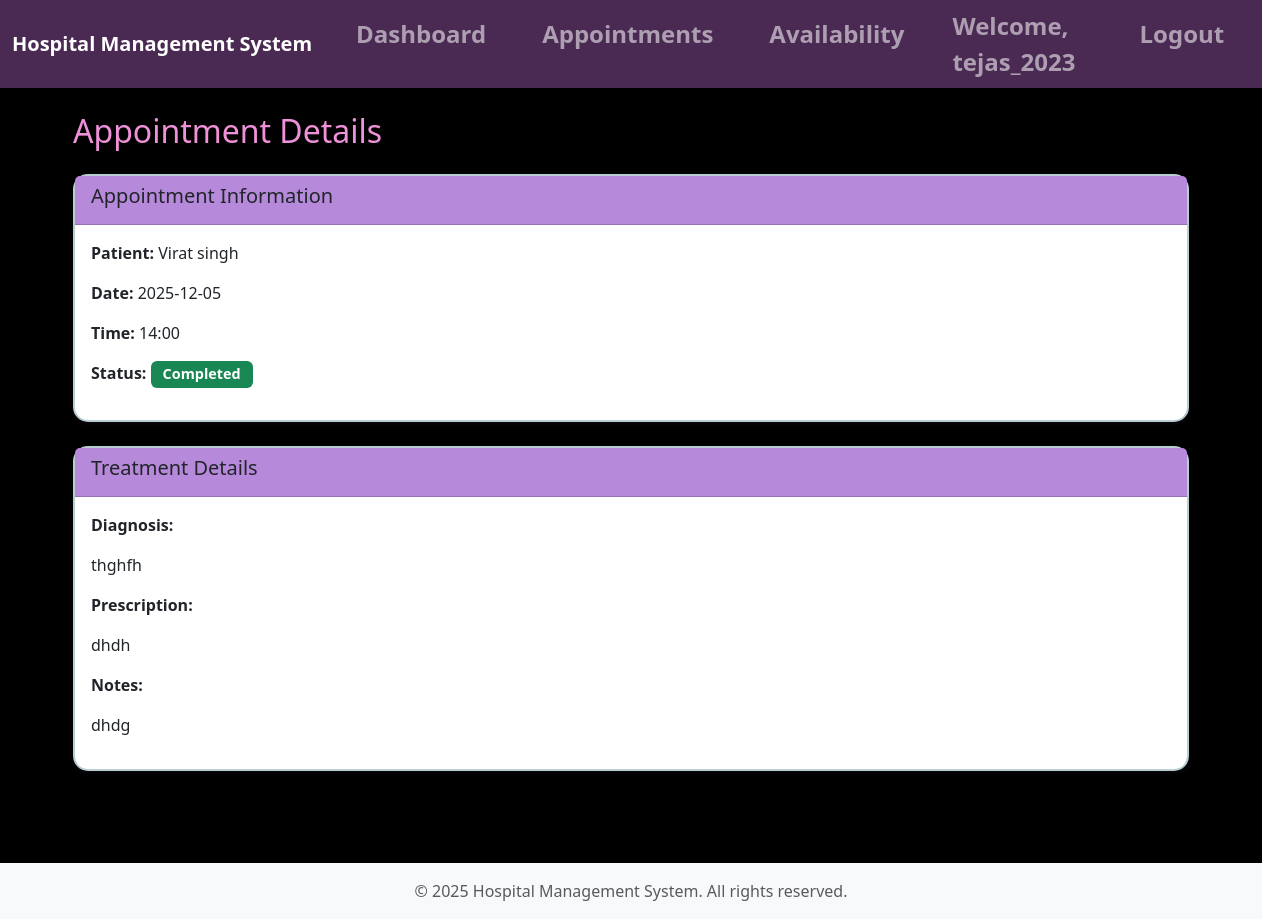
The page /doctor/treatment/3 (signed in) on the database its author committed.
### tables this page shows
CREATE TABLE patients (
            id INTEGER PRIMARY KEY AUTOINCREMENT,
            user_id INTEGER NOT NULL,
            name TEXT NOT NULL,
            age INTEGER,
            gender TEXT,
            address TEXT,
            is_active INTEGER DEFAULT 1,
            FOREIGN KEY (user_id) REFERENCES users(id)
        );

CREATE TABLE appointments (
            id INTEGER PRIMARY KEY AUTOINCREMENT,
            patient_id INTEGER NOT NULL,
            doctor_id INTEGER NOT NULL,
            appointment_date DATE NOT NULL,
            appointment_time TIME NOT NULL,
            status TEXT DEFAULT 'Booked' CHECK(status IN ('Booked', 'Completed', 'Cancelled')),
            created_at TIMESTAMP DEFAULT CURRENT_TIMESTAMP,
            FOREIGN KEY (patient_id) REFERENCES patients(id),
            FOREIGN KEY (doctor_id) REFERENCES doctors(id),
            UNIQUE(doctor_id, appointment_date, appointment_time)
        );

CREATE TABLE treatments (
            id INTEGER PRIMARY KEY AUTOINCREMENT,
            appointment_id INTEGER NOT NULL,
            diagnosis TEXT,
            prescription TEXT,
            notes TEXT,
            created_at TIMESTAMP DEFAULT CURRENT_TIMESTAMP,
            FOREIGN KEY (appointment_id) REFERENCES appointments(id)
        );

### app.py (the view)
        def decorated_function(*args, **kwargs):
            if 'user_id' not in session:  # Check if user is logged in
                flash('Please login to access this page', 'error')
                return redirect(url_for('login'))
            if role and session.get('role') != role:  # Check role if specified
                flash('Access denied. Insufficient permissions.', 'error')
                return redirect(url_for('dashboard'))
            return f(*args, **kwargs)

### app.py (called while the page is built, shortened)
def get_db():
    conn = sqlite3.connect(app.config['DATABASE'])
    conn.row_factory = sqlite3.Row  # Return rows as dictionaries
    return conn

def query_db(query, args=(), one=False):
    conn = get_db()
    cursor = conn.execute(query, args)
    results = cursor.fetchall()
    conn.commit()  # Commit changes (SQLite auto-commits on close, but explicit is better)
    conn.close()
    return (results[0] if results else None) if one else results

def login_required(role=None):
    def decorator(f):
        def decorated_function(*args, **kwargs):
            if 'user_id' not in session:  # Check if user is logged in
                flash('Please login to access this page', 'error')
                return redirect(url_for('login'))
            if role and session.get('role') != role:  # Check role if specified
                flash('Access denied. Insufficient permissions.', 'error')
                return redirect(url_for('dashboard'))
            return f(*args, **kwargs)
        decorated_function.__name__ = f.__name__
        return decorated_function
    return decorator

@app.route('/doctor/treatment/<int:appointment_id>', methods=['GET', 'POST'])
@login_required('doctor')
def doctor_treatment(appointment_id):
    doctor_id = query_db('SELECT id FROM doctors WHERE user_id = ?', (session['user_id'],), one=True)['id']
    appointment = query_db('''
        SELECT a.*, p.name as patient_name
        FROM appointments a
        JOIN patients p ON a.patient_id = p.id
        WHERE a.id = ? AND a.doctor_id = ?
    ''', (appointment_id, doctor_id), one=True)
    if not appointment:
        flash('Appointment not found', 'error')
        return redirect(url_for('doctor_appointments'))
    treatment = query_db('SELECT * FROM treatments WHERE appointment_id = ?', (appointment_id,), one=True)
    return render_template('doctor/treatment.html', appointment=appointment, treatment=treatment)

### templates/doctor/treatment.html (shortened to what this page needs)
{% extends "base.html" %}
{% block content %}
<h2 class="mb-4">Appointment Details</h2>
<div class="card mb-4">
    <div class="card-header">
        <h5>Appointment Information</h5>
    </div>
    <div class="card-body">
        <p><strong>Patient:</strong> {{ appointment.patient_name }}</p>
        <p><strong>Date:</strong> {{ appointment.appointment_date }}</p>
        <p><strong>Time:</strong> {{ appointment.appointment_time }}</p>
        <p><strong>Status:</strong>
            <span class="badge bg-{{ 'success' if appointment.status == 'Completed' else 'warning' if appointment.status == 'Booked' else 'danger' }}">
                {{ appointment.status }}
            </span>
        </p>
    </div>
</div>
{% if appointment.status == 'Booked' %}
<div class="card">
    <div class="card-header">
        <h5>Record Treatment</h5>
    </div>
    <div class="card-body">
        <form method="POST" action="{{ url_for('doctor_treatment', appointment_id=appointment.id) }}">
            <input type="hidden" name="action" value="complete">
            <div class="mb-3">
                <label class="form-label">Diagnosis</label>
                <textarea class="form-control" name="diagnosis" rows="3" required>{{ treatment.diagnosis if treatment else '' }}</textarea>
            </div>
            <div class="mb-3">
                <label class="form-label">Prescription</label>
                <textarea class="form-control" name="prescription" rows="3" required>{{ treatment.prescription if treatment else '' }}</textarea>
            </div>
            <div class="mb-3">
                <label class="form-label">Notes</label>
                <textarea class="form-control" name="notes" rows="3">{{ treatment.notes if treatment else '' }}</textarea>
            </div>
            <button type="submit" class="btn btn-success">Mark as Completed</button>
            <button type="submit" formaction="{{ url_for('doctor_treatment', appointment_id=appointment.id) }}" name="action" value="cancel" class="btn btn-danger" onclick="return confirm('Are you sure you want to cancel this appointment?');">Cancel Appointment</button>
        </form>
    </div>
</div>
{% else %}
<div class="card">
    <div class="card-header">
        <h5>Treatment Details</h5>
    </div>
    <div class="card-body">
        {% if treatment %}
            <p><strong>Diagnosis:</strong></p>
            <p>{{ treatment.diagnosis or 'N/A' }}</p>
            <p><strong>Prescription:</strong></p>
            <p>{{ treatment.prescription or 'N/A' }}</p>
            <p><strong>Notes:</strong></p>
            <p>{{ treatment.notes or 'N/A' }}</p>
        {% else %}
            <p class="text-muted">No treatment details recorded.</p>
        {% endif %}
    </div>
</div>
{% endif %}
{% endblock %}

### static/css/style.css (style rules this page uses)
body { min-height: 100vh; display: flex; flex-direction: column; background-color: #000000; }
h2 { color: #ef91d9 !important; }
.card { box-shadow: 0 2px 4px rgba(117, 84, 152, 0.1); margin-bottom: 20px; border-radius: 15px; border: 2px solid #b8ced3; }
.card-header { background-color: #b689db; font-weight: bold; }
.badge { padding: 6px 12px; font-size: 0.9rem; }

### rows shown on the page
patients: patient_name "Virat singh"
appointments: appointment_date "2025-12-05", appointment_time "14:00", status "Completed"
treatments: diagnosis "thghfh", prescription "dhdh", notes "dhdg"

### other values the page prints
{{ session.username }} "tejas_2023"
